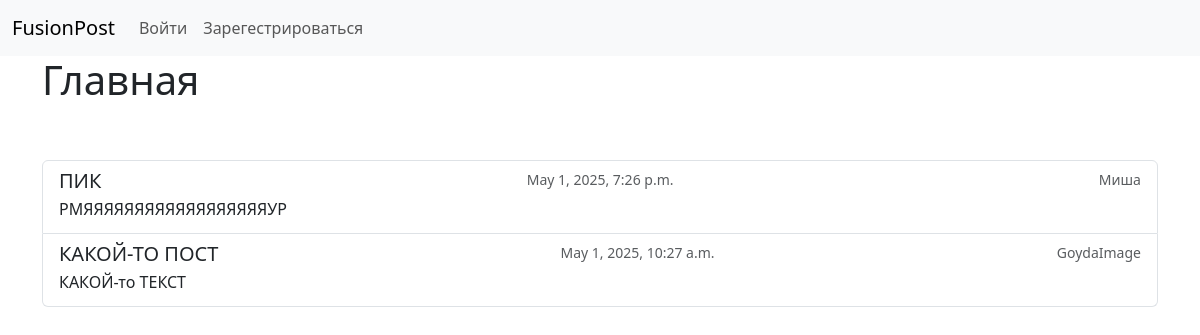
The page /blogs/ on the database as committed earlier.
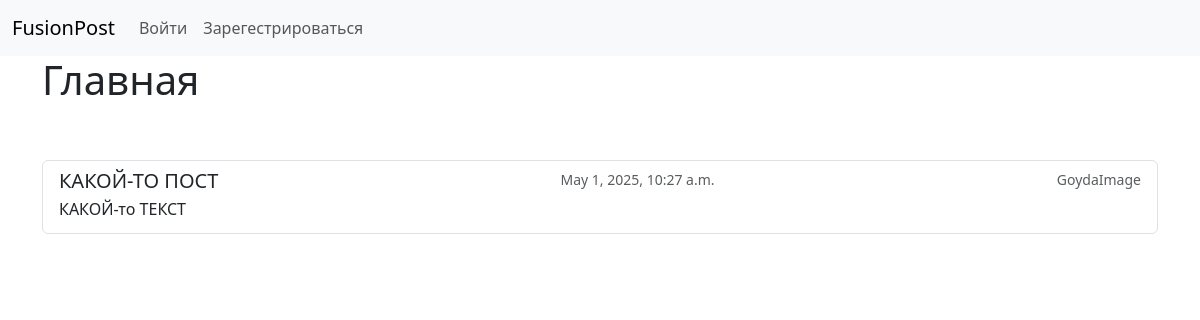
The same page on the database as committed later.
### blogs/models.py (models this page shows, shortened)
class TextPost(models.Model):
    author = models.ForeignKey(settings.AUTH_USER_MODEL, on_delete=models.CASCADE, related_name='blog_text_posts')
    image = models.ImageField(blank=True, upload_to='posts/%Y/%m/%d/')
    title = models.CharField(max_length=50)
    body = models.CharField(blank=True)
    publish = models.DateTimeField(default=timezone.now)
    private = models.BooleanField(default=False)
    class Meta:
        ordering = ['-publish']
        indexes = [models.Index(fields=['-publish'])]

class CustomUser(AbstractUser):
    phone = models.CharField(max_length=20)
    avatar = models.ImageField(upload_to='users/%Y/%m/%d/', blank=True)
    def __str__(self):
        return self.username

### blogs/views.py (the view)
# urls.py: path('', views.index, name="index"),
def index(request):
    return render(request, "index.html", {"text_posts": TextPost.objects.filter(private=False)})

### blogs/templates/index.html (shortened to what this page needs)
{% extends "base.html" %}
{% block body %}
    <h1>Главная</h1>
    <br><br>
    <div class="list-group">
        {% for post in text_posts %}
            <a href="{% url "blogs:text_post_detail" post.id %}" class="list-group-item list-group-item-action">
                <div class="d-flex w-100 justify-content-between">
                    <h5 class="mb-1">{{ post.title }}</h5>
                    <small class="text-body-secondary">{{ post.publish }}</small>
                    <small class="text-body-secondary">{{ post.author }}</small>
                </div>
                <p class="mb-1">{{ post.body|truncatewords:30 }}</p>
            </a>
        {% endfor %}
      </div>
{% endblock %}

### blogs/templates/base.html (shortened to what this page needs)
<!DOCTYPE html>
<html>
    <head>
        <link href="https://cdn.jsdelivr.net/npm/bootstrap@5.3.5/dist/css/bootstrap.min.css" rel="stylesheet">
    </head>
    <body>
        <nav class="navbar navbar-expand-lg bg-body-tertiary">
            <div class="container-fluid">
              <a class="navbar-brand" href="{% url "blogs:index" %}">FusionPost</a>
                    <div class="collapse navbar-collapse" id="navbarNav">
                        <ul class="navbar-nav">
                            {% if request.user.is_authenticated %}
                                <li class="nav-item">
                                    <a class="nav-link active" aria-current="page" href="{% url "blogs:dashboard" %}">Панель управления</a>
                                </li>
                                <li class="nav-item">
                                    <a class="nav-link" href="{% url "blogs:about_user" %}">О вас</a>
                                </li>
                                <form action="{% url "blogs:logout" %}" method="post">
                                    <button class="nav-link" type="submit">Выйти</button>
                                    {% csrf_token %}
                                </form>
                            {% else %}
                                <li class="nav-item">
                                    <a class="nav-link" href="{% url "blogs:login" %}">Войти</a>
                                </li>
                                <li class="nav-item">
                                    <a class="nav-link" href="{% url "blogs:register" %}">Зарегестрироваться</a>
                                </li>
                            {% endif %}
                        </ul>
                    </div>
            </div>
          </nav>
        <div class="container">
            {% block body %}{% endblock %}
        </div>
    </body>
</html>

Rows that differ between the two databases and show on the page:
removed TextPost: title "ПИК", publish "May 1, 2025, 7:26 p.m.", author "Миша", body "РМЯЯЯЯЯЯЯЯЯЯЯЯЯЯЯЯЯЯУР"
